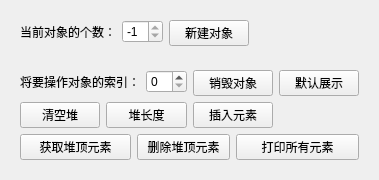
             <widget class="QWidget" name="heapPage">
              <attribute name="title">
               <string notr="true">堆</string>
              </attribute>
              <layout class="QFormLayout" name="formLayout_6">
               <item row="0" column="0">
                <widget class="QWidget" name="heapInfoWidget" native="true">
                 <layout class="QGridLayout" name="gridLayout_15">
                  <item row="0" column="0">
                   <layout class="QGridLayout" name="heapInfoGridLayout">
                    <item row="0" column="0">
                     <layout class="QFormLayout" name="heapCountFormLayout">
                      <item row="0" column="0">
                       <widget class="QLabel" name="heapCountLabel">
                        <property name="text">
                         <string notr="true">当前对象的个数：</string>
                        </property>
                       </widget>
                      </item>
                      <item row="0" column="1">
                       <widget class="QSpinBox" name="heapCountSpinBox">
                        <property name="readOnly">
                         <bool>true</bool>
                        </property>
                        <property name="prefix">
                         <string notr="true"/>
                        </property>
                        <property name="minimum">
                         <number>-1</number>
                        </property>
                        <property name="value">
                         <number>-1</number>
                        </property>
                       </widget>
                      </item>
                     </layout>
                    </item>
                    <item row="0" column="1">
                     <widget class="QPushButton" name="heapCreateObjectPushButton">
                      <property name="text">
                       <string notr="true">新建对象</string>
                      </property>
                     </widget>
                    </item>
                   </layout>
                  </item>
                 </layout>
                </widget>
               </item>
               <item row="1" column="0">
                <widget class="QWidget" name="heapOptionWidget" native="true">
                 <property name="enabled">
                  <bool>true</bool>
                 </property>
                 <layout class="QGridLayout" name="gridLayout_14">
                  <item row="2" column="0" colspan="2">
                   <widget class="QPushButton" name="heapGetTopPushButton">
                    <property name="text">
                     <string notr="true">获取堆顶元素</string>
                    </property>
                   </widget>
                  </item>
                  <item row="1" column="4" colspan="2">
                   <widget class="QPushButton" name="heapInsertPushButton">
                    <property name="text">
                     <string notr="true">插入元素</string>
                    </property>
                   </widget>
                  </item>
                  <item row="0" column="4" colspan="2">
                   <widget class="QPushButton" name="heapDestoryObjectPushButton">
                    <property name="text">
                     <string notr="true">销毁对象</string>
                    </property>
                   </widget>
                  </item>
                  <item row="1" column="0">
                   <widget class="QPushButton" name="heapClearPushButton">
                    <property name="text">
                     <string notr="true">清空堆</string>
                    </property>
                   </widget>
                  </item>
                  <item row="0" column="0" colspan="4">
                   <layout class="QFormLayout" name="heapIndexFormLayout">
                    <item row="0" column="0">
                     <widget class="QLabel" name="heapIndexLabel">
                      <property name="text">
                       <string notr="true">将要操作对象的索引：</string>
                      </property>
                     </widget>
                    </item>
                    <item row="0" column="1">
                     <widget class="QSpinBox" name="heapIndexSpinBox"/>
                    </item>
                   </layout>
                  </item>
                  <item row="0" column="6">
                   <widget class="QPushButton" name="heapDefaultShowObjectPushButton">
                    <property name="enabled">
                     <bool>true</bool>
                    </property>
                    <property name="text">
                     <string notr="true">默认展示</string>
                    </property>
                   </widget>
                  </item>
                  <item row="1" column="1" colspan="3">
                   <widget class="QPushButton" name="heapLengthPushButton">
                    <property name="text">
                     <string notr="true">堆长度</string>
                    </property>
                   </widget>
                  </item>
                  <item row="2" column="2" colspan="3">
                   <widget class="QPushButton" name="heapPopPushButton">
                    <property name="text">
                     <string notr="true">删除堆顶元素</string>
                    </property>
                   </widget>
                  </item>
                  <item row="2" column="5" colspan="2">
                   <widget class="QPushButton" name="heapPrintAllElemPushButton">
                    <property name="text">
                     <string notr="true">打印所有元素</string>
                    </property>
                   </widget>
                  </item>
                 </layout>
                </widget>
               </item>
              </layout>
             </widget>
